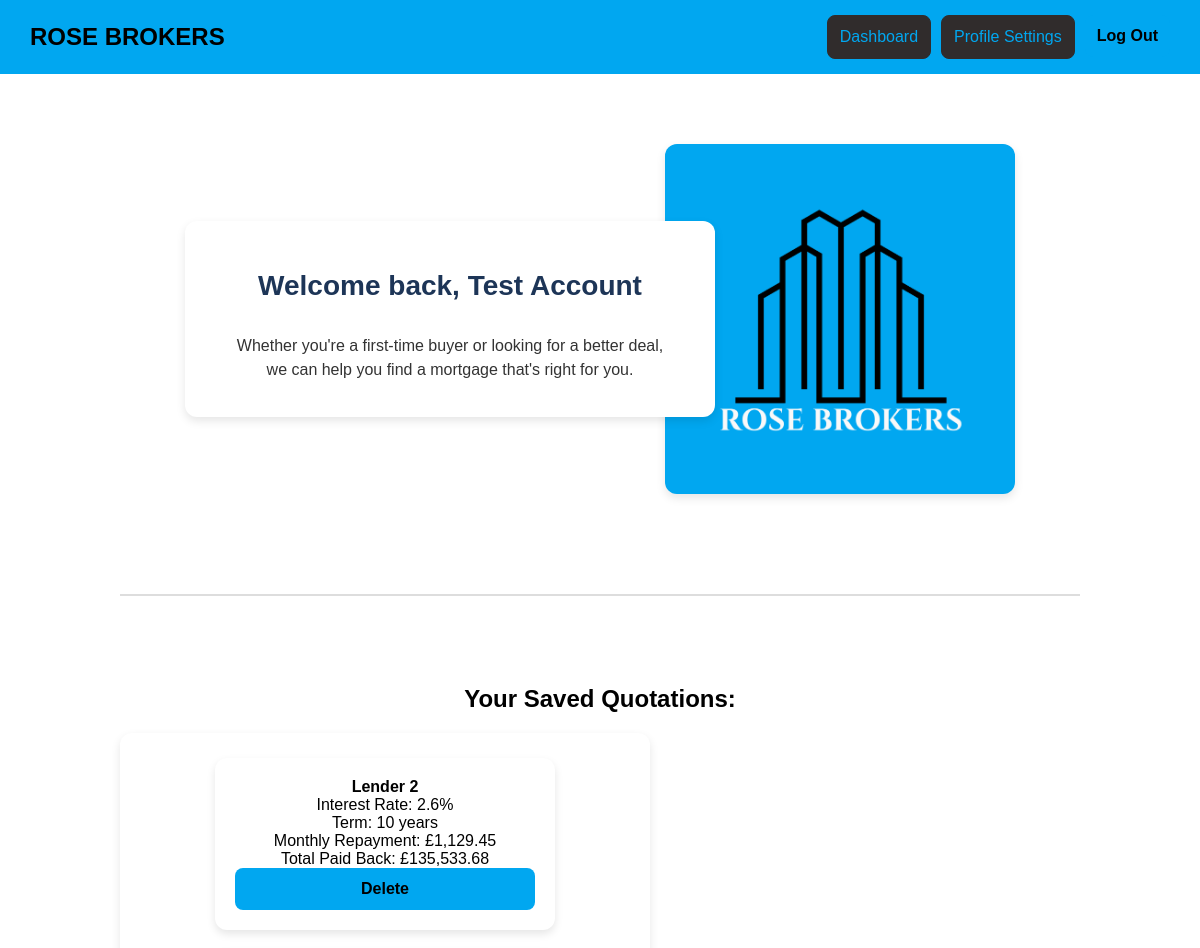
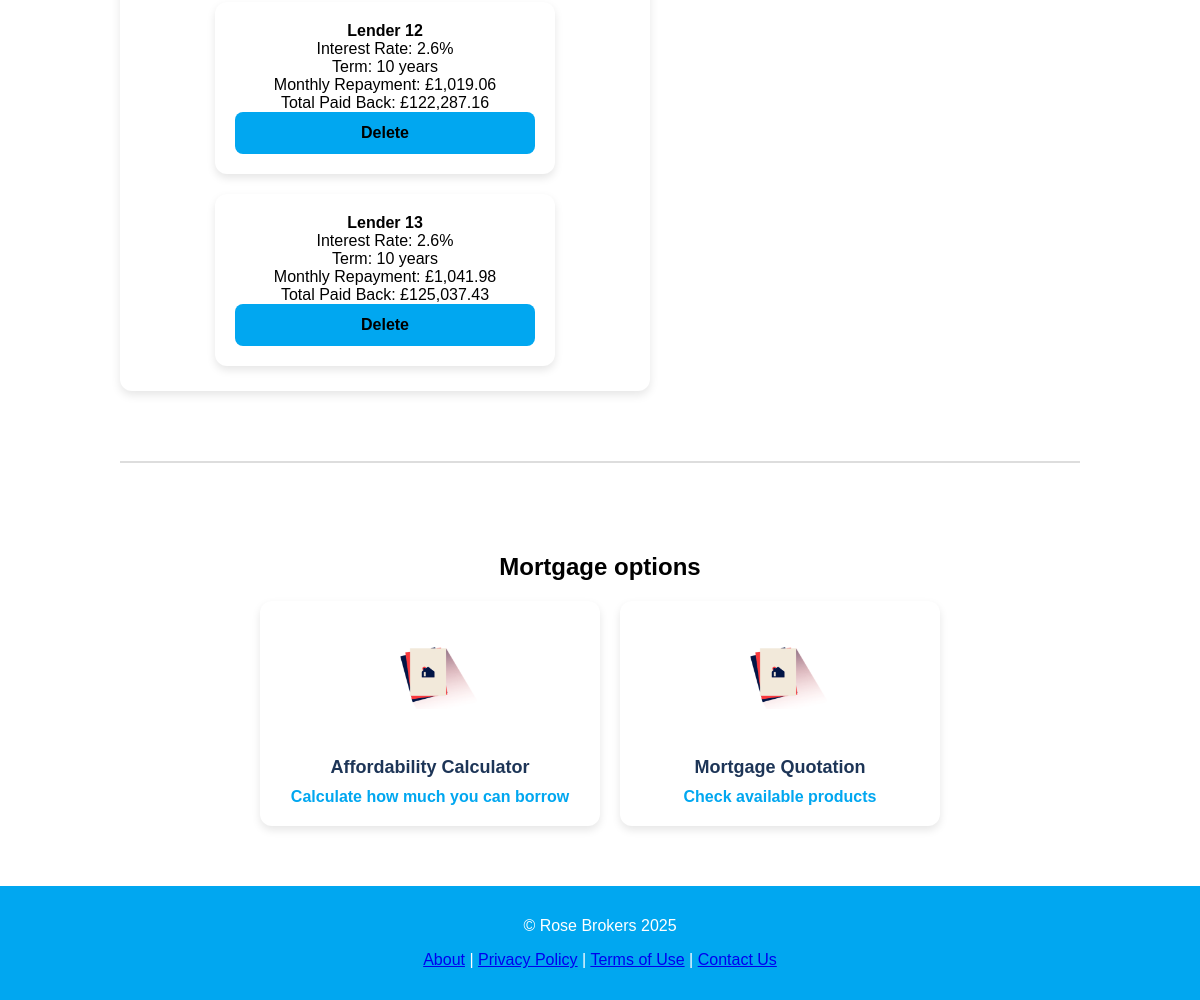
/dashboard.php (signed in), run on the app's committed database (2 pictures, top to bottom).
### tables this page shows
CREATE TABLE "Users" (
	"UserId"	INTEGER,
	"Email"	TEXT NOT NULL UNIQUE,
	"FullName"	TEXT NOT NULL,
	"AnnualIncome"	NUMERIC,
	"AnnualOutcome"	NUMERIC,
	"CreditScore"	NUMERIC,
	"EmploymentType"	TEXT,
	"DOB"	TEXT,
	"Password"	TEXT NOT NULL,
	"QuoteId"	TEXT,
	PRIMARY KEY("UserId"),
	FOREIGN KEY("QuoteId") REFERENCES "Quote"("QuoteId")
);

CREATE TABLE SavedQuotes (
    QuoteId INTEGER PRIMARY KEY AUTOINCREMENT,
    UserId INTEGER NOT NULL,
    ProductId INTEGER NOT NULL,
    MortgageLength INTEGER,
    InterestAnnually NUMERIC,
    MonthlyRepayment NUMERIC,
    AmountPaidBack NUMERIC,
    CreatedAt TEXT DEFAULT CURRENT_TIMESTAMP,
    FOREIGN KEY (UserId) REFERENCES Users(UserId),
    FOREIGN KEY (ProductId) REFERENCES Product(ProductId)
);

CREATE TABLE "Product" (
	"ProductId"	INTEGER,
	"Lender"	TEXT,
	"InterestRate"	REAL,
	"MortgageTerm"	INTEGER,
	"MinIncome"	INTEGER,
	"MinCreditScore"	INTEGER,
	"EmploymentType"	TEXT,
	"MinAge"	INTEGER,
	PRIMARY KEY("ProductId" AUTOINCREMENT)
);

### dashboard.php (the view, shortened to what this page needs)
<?php
require 'db.php';
$user_id = $_SESSION['user_id'];
$stmt = $conn->prepare("SELECT FullName FROM Users WHERE UserId = ?");
$stmt->execute([$user_id]);
$user = $stmt->fetch(PDO::FETCH_ASSOC);
?>
<!DOCTYPE html>
<html lang="en">
<head>
  <link rel="stylesheet" href="/css/global.css" />
</head>
<body>
  <header class="navbar">
      <a href="index.php" class="navbar__title-link"><h1 class="navbar__title">ROSE BROKERS</h1></a>
      <div class="navbar__buttons">
      <a href="dashboard.php"><button class="btn btn--register">Dashboard</button></a>
        <a href="settings.php"><button class="btn btn--register">Profile Settings</button></a>
        <a href="logout.php"><button class="btn btn--login">Log Out</button></a>
      </div>
  </header>
  <section class="intro-section">
    <div class="intro-section__content">
      <h2 class="intro-section__title">Welcome back, <?= htmlspecialchars($user['FullName']) ?></h2>
      <p class="intro-section__text">
        Whether you're a first-time buyer or looking for a better deal, we can
        help you find a mortgage that's right for you.
      </p>
    </div>
    <div class="intro-section__image">
      <img src="images/LogoPicBlue.png" alt="Rose Brokers Logo" />
    </div>
  </section>
  <hr class="divider" />
  <section class="saved-section">
    <h2 class="saved-option__title">Your Saved Quotations:</h2>
    <div class="saved-section__content">
      <?php
      $savedStmt = $conn->prepare("
        SELECT
          SQ.QuoteId,
          P.Lender,
          SQ.InterestAnnually,
          SQ.MortgageLength,
          SQ.MonthlyRepayment,
          SQ.AmountPaidBack
        FROM SavedQuotes SQ
        JOIN Product P ON SQ.ProductId = P.ProductId
        WHERE SQ.UserId = ?
      ");
      $savedStmt->execute([$user_id]);
      $savedQuotes = $savedStmt->fetchAll(PDO::FETCH_ASSOC);
      ?>
      <?php if (count($savedQuotes) > 0): ?>
        <?php foreach ($savedQuotes as $quote): ?>
          <div class="card card--mortgage">
            <div>
              <strong><?= htmlspecialchars($quote['Lender']) ?></strong><br>
              Interest Rate: <?= $quote['InterestAnnually'] * 100 ?>%<br>
              Term: <?= $quote['MortgageLength'] ?> years<br>
              Monthly Repayment: £<?= number_format($quote['MonthlyRepayment'], 2) ?><br>
              Total Paid Back: £<?= number_format($quote['AmountPaidBack'], 2) ?><br>
              <form method="POST" action="dashboard.php" onsubmit="return confirm('Are you sure you want to delete this quote?');">
                <button type="submit" class="btn btn--login">Delete</button>
              </form>
            </div>
          </div>
        <?php endforeach; ?>
      <?php else: ?>
        <p class="saved-section__text">You haven’t saved any quotes yet.</p>
      <?php endif; ?>
    </div>
  </section>
  <hr class="divider" />
  <section class="mortgage-options">
    <h2 class="mortgage-options_title">Mortgage options</h2>
    <div class="options-container">
      <div class="card card--mortgage">
        <img src="images/Home mortgage.png" alt="Calculator Logo" />
        <h4 class="card__title">Affordability Calculator</h4>
        <a class="card__link" href="/affordability.php">Calculate how much you can borrow</a>
      </div>
      <div class="card card--repayments">
        <img src="images/Home mortgage.png" alt="Calculator Logo" />
        <h4 class="card__title">Mortgage Quotation</h4>
        <a class="card__link" href="/quotation.php">Check available products</a>
      </div>
    </div>
  </section>
  <footer class="footer">
      <p class="footer__text">© Rose Brokers 2025</p>
        <a href="/about.php">About</a> |
        <a href="/privacy.php">Privacy Policy</a> |
        <a href="/terms.php">Terms of Use</a> |
        <a href="/contact.php">Contact Us</a>
    </footer>
</body>
</html>

### css/global.css (style rules this page uses)
body { font-family: Arial, sans-serif; margin: 0; padding: 0; background-color: white; }
.navbar { background-color: #01A7F0; color: black; display: flex; justify-content: space-between; align-items: center; padding: 15px 30px; }
.navbar__title { margin: 0; font-size: 24px; font-weight: bold; text-decoration: none; }
.navbar__title-link { text-decoration: none; color: inherit; }
.navbar__buttons { display: flex; gap: 10px; }
.intro-section { display: flex; justify-content: center; align-items: center; padding: 50px 10%; margin-top: 20px; position: relative; }
.intro-section__content { background-color: #fff; border-radius: 12px; padding: 25px 40px; max-width: 450px; box-shadow: 0px 4px 10px rgba(0, 0, 0, 0.1); margin-right: -50px; z-index: 2; }
.intro-section__title { font-size: 28px; color: #1d3557; font-weight: bold; margin-bottom: 15px; line-height: 1.2; }
.intro-section__text { font-size: 16px; color: #333; line-height: 1.5; margin-bottom: 10px; }
.intro-section__image img { width: 300px; height: auto; border-radius: 12px; background-color: #01A7F0; padding: 25px; display: block; box-shadow: 0px 4px 10px rgba(0, 0, 0, 0.1); }
.saved-section { text-align: center; justify-content: center; align-items: center; padding: 20px 10%; }
.saved-section__content { background-color: #fff; text-align: center; border-radius: 12px; padding: 25px 40px; max-width: 450px; box-shadow: 0px 4px 10px rgba(0, 0, 0, 0.1); margin-right: -50px; z-index: 2; }
.divider { border: 1px solid #ddd; margin: 50px 10%; }
.mortgage-options { text-align: center; padding: 20px 10%; }
.options-container { display: flex; justify-content: center; gap: 20px; }
.card { background-color: white; border-radius: 12px; padding: 20px; width: 280px; box-shadow: 0px 4px 8px rgba(0, 0, 0, 0.1); text-align: center; transition: transform 0.3s ease-in-out; }
.card__title { font-size: 18px; color: #1d3557; margin-bottom: 10px; }
.card img { width: 100px; height: auto; margin: 20px 0; }
.card__link { color: #01A7F0; text-decoration: none; font-weight: bold; }
.btn { padding: 12px; border: none; border-radius: 8px; font-size: 16px; cursor: pointer; width: 100%; }
.btn--login { background-color: #01A7F0; color: black; font-weight: bold; border-color: black; border-width: 5px; }
.btn--register { background-color: #302c2c; color: #01A7F0; border: 1px solid #302c2c; }
.footer { background-color: #01A7F0; color: white; text-align: center; padding: 15px; margin-top: 40px; }

### dashboard.php (style rules this page uses)
.intro-section__content { display: flex; flex-direction: column; align-items: center; text-align: center; }
.saved-section__content { display: flex; flex-wrap: wrap; gap: 20px; justify-content: center; }
.card--mortgage { width: 300px; }

### data on the page
users: FullName "Test Account"
savedquotes: ProductId.Lender "Lender 2", $quote['InterestAnnually']*100 "2.6", MortgageLength "10", MonthlyRepayment "1,129.45", AmountPaidBack "135,533.68"
savedquotes: ProductId.Lender "Lender 12", $quote['InterestAnnually']*100 "2.6", MortgageLength "10", MonthlyRepayment "1,019.06", AmountPaidBack "122,287.16"
savedquotes: ProductId.Lender "Lender 13", $quote['InterestAnnually']*100 "2.6", MortgageLength "10", MonthlyRepayment "1,041.98", AmountPaidBack "125,037.43"
